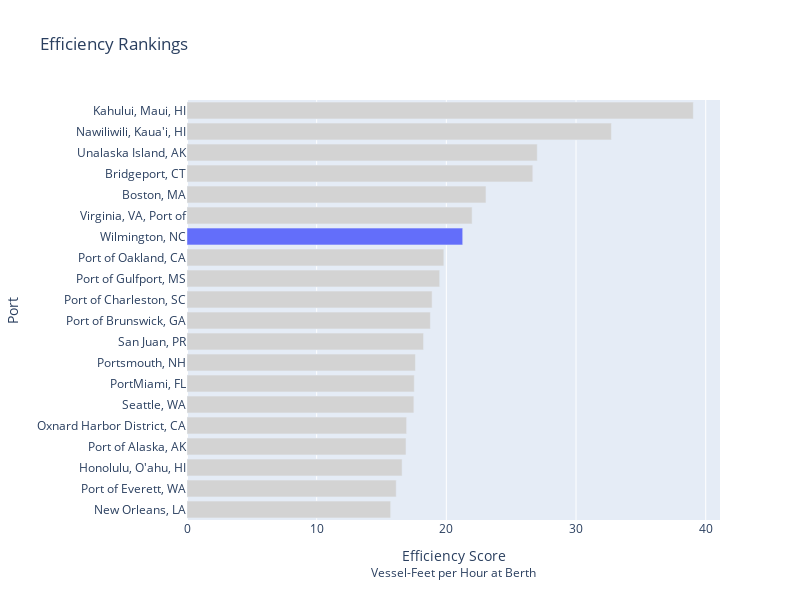

Notebook code for this chart:
### Code cell
#get top ports
top_ports = (
    calls_df
    .group_by('port_name')
    .agg(
        (pl.col('vessel_size')/pl.col('hrs_at_berth')).mean().alias('Efficiency Score')
    )
    .sort(pl.col('Efficiency Score'), descending=True)
    .limit(20)
    .to_series()
)

#define bar chart function
fig = px.bar(
    data_frame=(
        calls_df
        .filter(pl.col('port_name').is_in(top_ports))
        .group_by('port_name')
        .agg(
            (pl.col('vessel_size')/pl.col('hrs_at_berth')).mean().alias('Efficiency Score')
        )
        .sort(pl.col('Efficiency Score'))
    ),
    labels={'port_name':'Port'},
    x='Efficiency Score', y='port_name', title='Efficiency Rankings',
    width=800, height=600,
)

#annotate
fig.add_annotation(
    text="Vessel-Feet per Hour at Berth",
    xref="paper", yref="paper",
    x=0.5, y=-0.15,
    showarrow=False,
    font=dict(size=12),
    align="center"
)

fig["data"][0]["marker"]["color"] = [fig["data"][0]["marker"]['color'] if 
                                     c == 'Wilmington, NC' else 
                                     "lightgrey" for c in fig["data"][0]["y"]]

fig.show()

### Figure 1 — Plotly figure (JSON) as saved in the notebook; plotly's stock layout.template omitted (floating-point values rounded to 4 significant figures)
{"data": [{"hovertemplate": "Efficiency Score=%{x}<br>Port=%{y}<extra></extra>", "legendgroup": "", "marker": {"color": ["lightgrey", "lightgrey", "lightgrey", "lightgrey", "lightgrey", "lightgrey", "lightgrey", "lightgrey", "lightgrey", "lightgrey", "lightgrey", "lightgrey", "lightgrey", "#636efa", "lightgrey", "lightgrey", "lightgrey", "lightgrey", "lightgrey", "lightgrey"], "pattern": {"shape": ""}}, "name": "", "orientation": "h", "showlegend": false, "textposition": "auto", "type": "bar", "x": [15.7, 16.13, 16.59, 16.89, 16.93, 17.49, 17.53, 17.61, 18.24, 18.77, 18.9, 19.49, 19.81, 21.26, 21.99, 23.05, 26.67, 27.01, 32.73, 39.05], "xaxis": "x", "y": ["New Orleans, LA", "Port of Everett, WA", "Honolulu, O'ahu, HI", "Port of Alaska, AK", "Oxnard Harbor District, CA", "Seattle, WA", "PortMiami, FL", "Portsmouth, NH", "San Juan, PR", "Port of Brunswick, GA", "Port of Charleston, SC", "Port of Gulfport, MS", "Port of Oakland, CA", "Wilmington, NC", "Virginia, VA, Port of", "Boston, MA", "Bridgeport, CT", "Unalaska Island, AK", "Nawiliwili, Kaua'i, HI", "Kahului, Maui, HI"], "yaxis": "y"}], "layout": {"annotations": [{"align": "center", "font": {"size": 12}, "showarrow": false, "text": "Vessel-Feet per Hour at Berth", "x": 0.5, "xref": "paper", "y": -0.15, "yref": "paper"}], "barmode": "relative", "height": 600, "legend": {"tracegroupgap": 0}, "title": {"text": "Efficiency Rankings"}, "width": 800, "xaxis": {"anchor": "y", "domain": [0, 1], "title": {"text": "Efficiency Score"}}, "yaxis": {"anchor": "x", "domain": [0, 1], "title": {"text": "Port"}}}}
